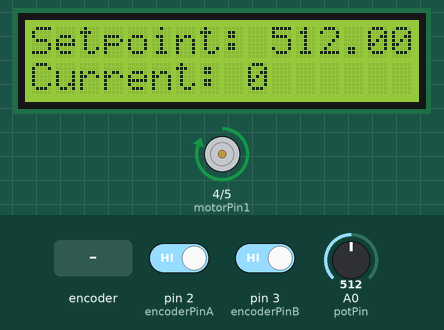
This sketch was run on a simulated Arduino Uno, built with avr-gcc and run on an emulated ATmega328P. Shown: 16×2 character LCD, motor-driver pin pairs drawn as motors (green arrow = first pin HIGH = forward, orange = second pin HIGH = backward, longer = more drive). Inputs (shaded band) come from the test bench; at power-on: A0 (potPin) = 512, pin 2 (encoderPinA) HIGH, pin 3 (encoderPinB) HIGH.

Above: at 1.2 s.
1.3 s: A0 (potPin) set to 0
At 1.8 s:
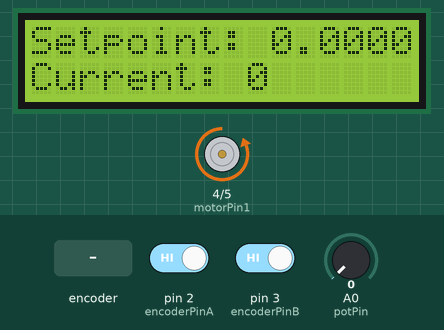
2.9 s: rotary encoder on pin 2 (encoderPinA) / pin 3 (encoderPinB) turned 3 steps (first pin leading)
At 3.9 s:
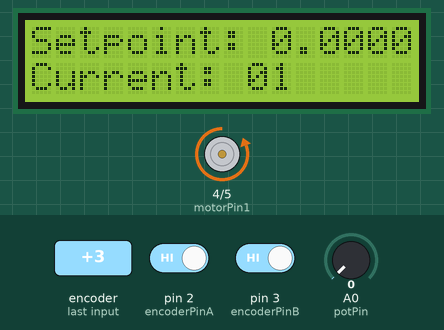
5.0 s: A0 (potPin) set to 122
At 6.3 s:
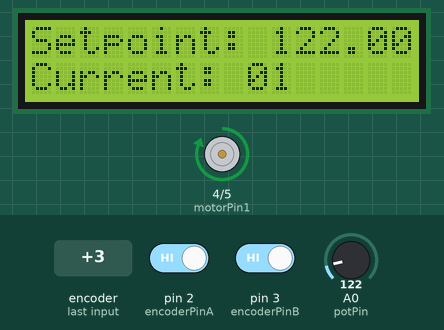
6.6 s: rotary encoder on pin 2 (encoderPinA) / pin 3 (encoderPinB) turned 1 step (first pin leading)
At 6.7 s:
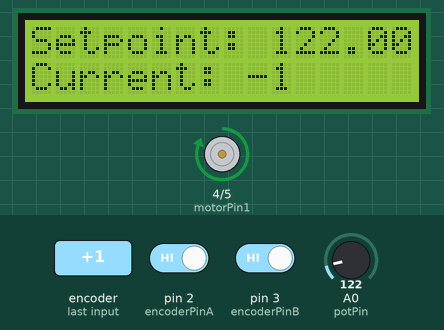
8.3 s: A0 (potPin) set to 306
At 8.9 s:
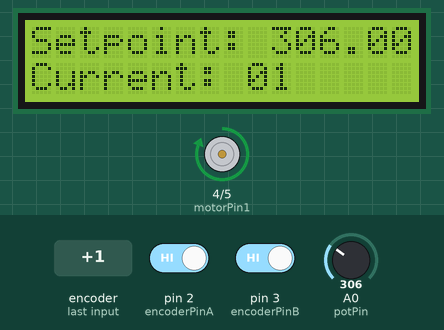
Timing chart, 0 to 10.8 s (numbered marks = the images above; inputs shaded):
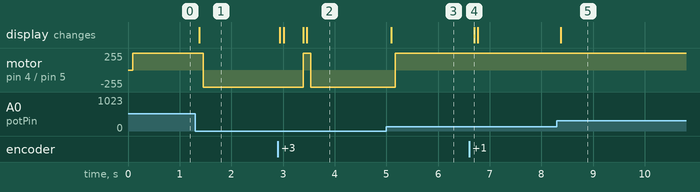

Measured:
- after the input at 1.3 s, motor on pin 4 (motorPin1) / pin 5 (motorPin2): forward 255/255 → backward 255/255 after 0.16 s; the display: changes after 0.08 s (image 1)
- after the input at 2.9 s, motor on pin 4 (motorPin1) / pin 5 (motorPin2): backward 255/255 → forward 255/255 after 0.49 s, → backward 255/255 0.15 s later; the display: first changes at once (image 2 shows a later state)
- after the input at 5.0 s, motor on pin 4 (motorPin1) / pin 5 (motorPin2): backward 255/255 → forward 255/255 after 0.17 s; the display: changes after 0.10 s (image 3)
- after the input at 6.6 s, the display: changes after 0.10 s (image 4)
- after the input at 8.3 s, the display: changes after 0.07 s (image 5)

The sketch:

5_2.ino
```cpp
#include <PID_v1.h>
#include <LiquidCrystal_I2C.h>

// Definire pini pentru encoder
const int encoderPinA = 2;
const int encoderPinB = 3;

// Definire pini pentru motor
const int motorPin1 = 4;
const int motorPin2 = 5;

// Definire pini pentru potentiometru
const int potPin = A0;

// Definire pini pentru LCD
LiquidCrystal_I2C lcd(0x27, 16, 2); // Adresă I2C și dimensiuni LCD

// Definire obiect PID
double Setpoint, Input, Output;
PID pid(&Input, &Output, &Setpoint, 1, 0, 0, DIRECT);

void setup()
{
    // Inițializare pini
    pinMode(encoderPinA, INPUT);
    pinMode(encoderPinB, INPUT);
    pinMode(motorPin1, OUTPUT);
    pinMode(motorPin2, OUTPUT);

    // Inițializare LCD
    lcd.begin(16, 2);

    // Inițializare PID
    Setpoint = analogRead(potPin); // Setpoint inițial de la potentiometru
    pid.SetMode(AUTOMATIC);
}

void loop()
{
    // Citire valoare encoder
    int encoderValue = readEncoder();

    // Citire valoare potentiometru
    Setpoint = analogRead(potPin);

    // Calculare PID
    Input = encoderValue;
    pid.Compute();

    // Afișare valori pe LCD
    lcd.setCursor(0, 0);
    lcd.print("Setpoint: ");
    lcd.print(Setpoint);

    lcd.setCursor(0, 1);
    lcd.print("Current: ");
    lcd.print(encoderValue);

    // Control motor
    if (Output > 0)
    {
        digitalWrite(motorPin1, HIGH);
        digitalWrite(motorPin2, LOW);
    }
    else
    {
        digitalWrite(motorPin1, LOW);
        digitalWrite(motorPin2, HIGH);
    }

    // O întârziere mică pentru stabilitate
    delay(50);
}

int readEncoder()
{
    static int oldEncoderValue = 0;
    static int encoderValue = 0;

    // Citire starea pinilor encoder
    int MSB = digitalRead(encoderPinA);
    int LSB = digitalRead(encoderPinB);

    int encoded = (MSB << 1) | LSB;
    int sum = (oldEncoderValue << 2) | encoded;

    // Actualizare valoare encoder
    if (sum == 0b1101 || sum == 0b0100 || sum == 0b0010 || sum == 0b1011)
    {
        encoderValue++;
    }
    else if (sum == 0b1110 || sum == 0b0111 || sum == 0b0001 || sum == 0b1000)
    {
        encoderValue--;
    }

    oldEncoderValue = encoded;
    return encoderValue;
}
```
